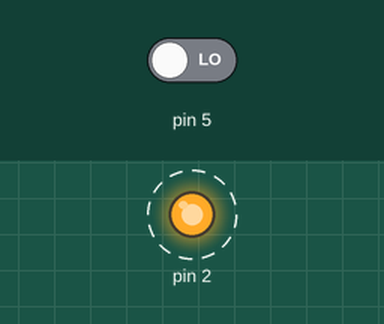
A sketch run on a simulated Arduino Uno, built with avr-gcc and run on an emulated ATmega328P. Shown: output pins drawn as LEDs (lit = HIGH). Dashed ring = blinking. The test bench sets the inputs (shaded band); at power-on: pin 5 LOW. What the sketch prints to the serial monitor is not drawn.

Above: at 1.2 s.
1.3 s: pin 5 driven HIGH
Timing chart, 0 to 9.5 s (numbered marks = the images above; inputs shaded):
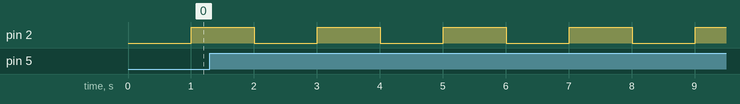

The sketch:

09-millisBlinky.ino
```cpp
int i;
unsigned long prevmillis;
unsigned long button_millis;
void setup(){
	pinMode(2,OUTPUT);
	pinMode(5,INPUT);
  Serial.begin(9600);

}

void loop(){


	if(digitalRead(5)==HIGH && millis() - button_millis > 100){
		i++;
		Serial.println(i);
    button_millis = millis();
	}

	if(millis() - prevmillis > 1000){
	digitalWrite(2,!digitalRead(2));
	prevmillis = millis();
	}


}
```

Measured:
- by itself, pin 2: alternates HIGH for 1.0 s and LOW for 1.0 s
